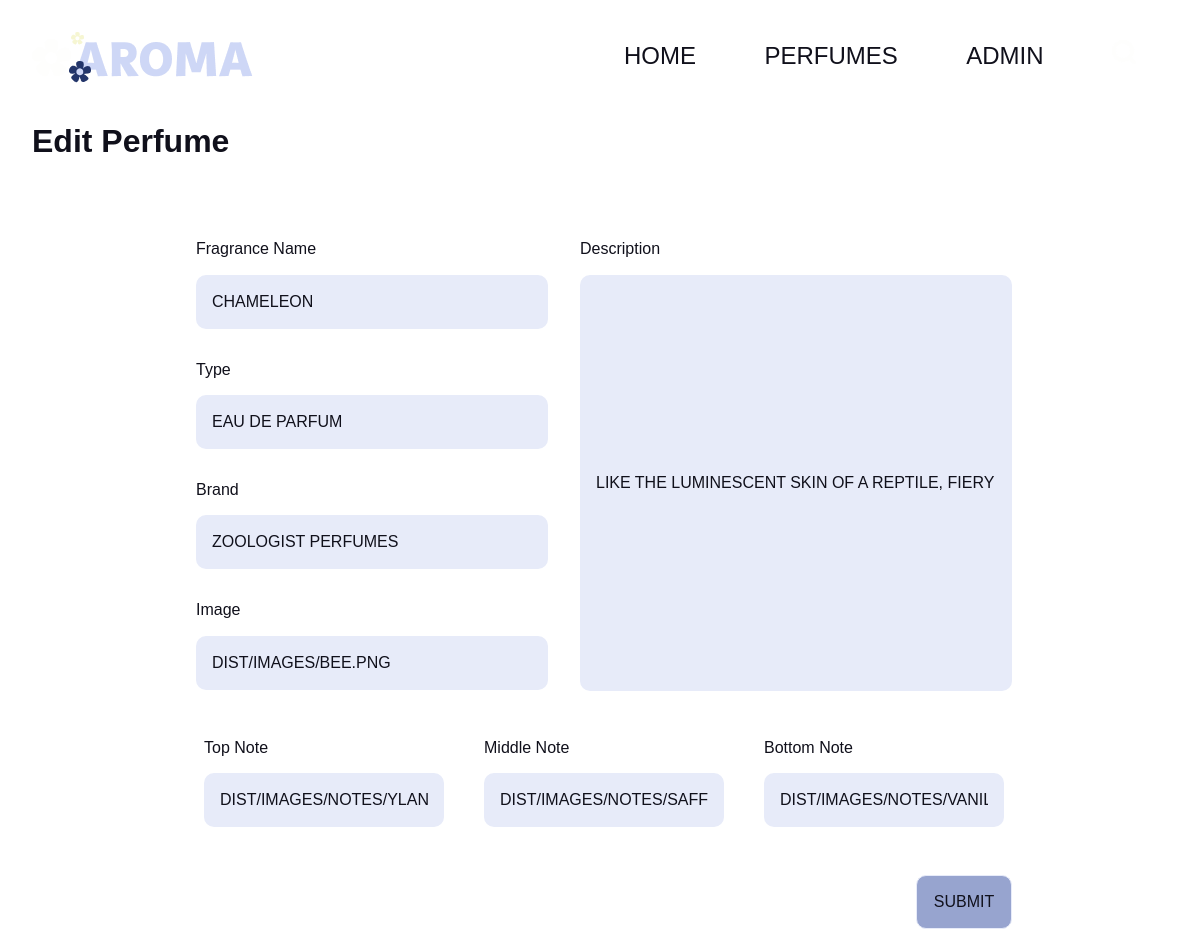
/admin/perfumes/edit.php?id=39, run on an earlier commit of the app's database.
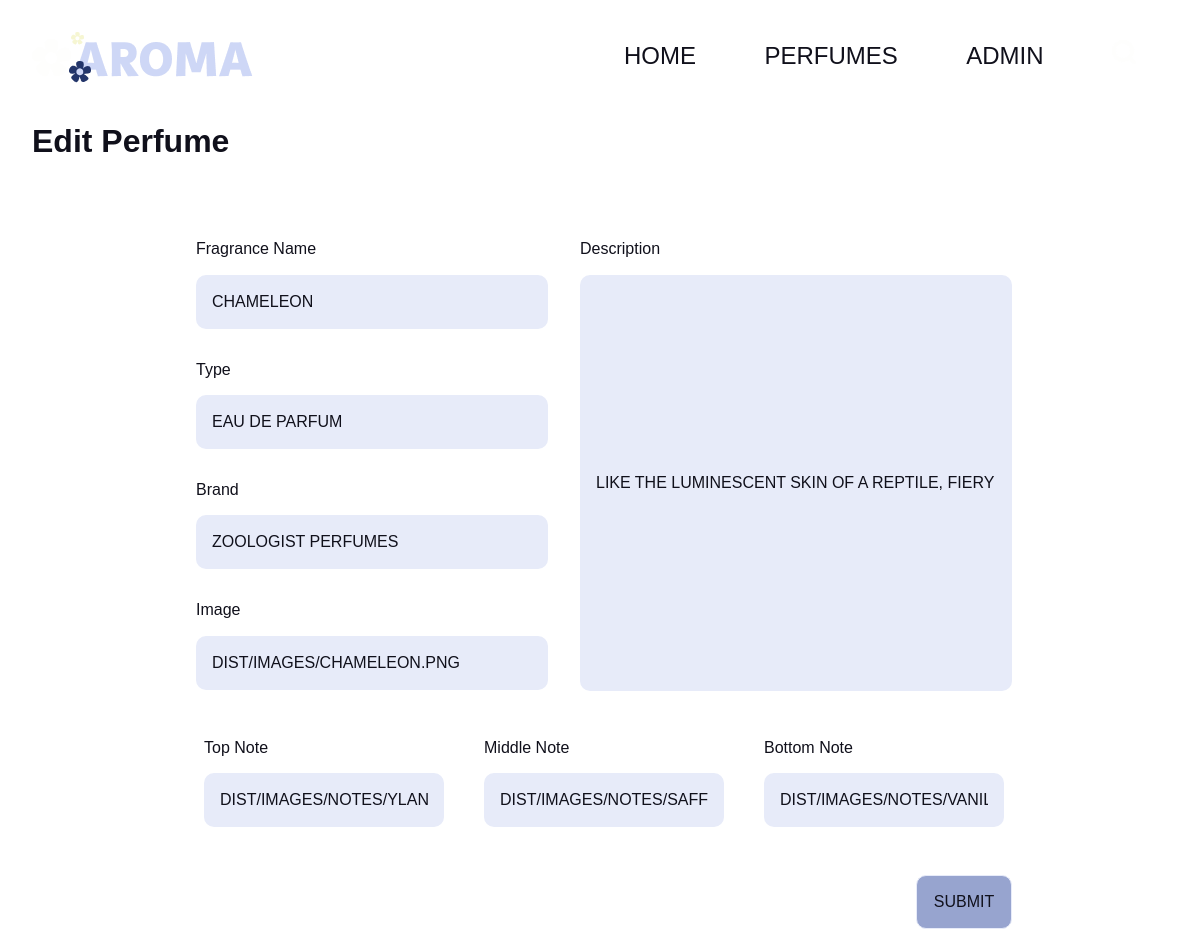
And on a later commit of the database.
### tables this page shows
CREATE TABLE `perfumes` (
  `id` int(11) NOT NULL,
  `perfumeName` varchar(255) NOT NULL,
  `type` varchar(255) NOT NULL,
  `brand` varchar(250) NOT NULL,
  `image` varchar(250) NOT NULL,
  `description` varchar(20000) NOT NULL,
  `topNote` varchar(250) NOT NULL,
  `middleNote` varchar(250) NOT NULL,
  `bottomNote` varchar(250) NOT NULL
);

### public_html/.env.local.php (called while the page is built)
<?php
$APP_CONFIG = [
    'environment' => 'development',
    'site_name' => 'Aroma',
    'site_url' => 'http://localhost:8888',
    'database_host' => 'localhost',
    'database_user' => 'root',
    'database_pass' => 'root',
    'database_name' => 'pretties_idm232',
];

### public_html/_includes/helper-functions.php (called while the page is built, shortened)
<?php
function site_url()
{
    global $APP_CONFIG;
    return $APP_CONFIG['site_url'];
}

### public_html/admin/perfumes/edit.php (the view, shortened to what this page needs)
<?php
include_once __DIR__ . '/../../app.php';
include_once __DIR__ . '/../../_components/header.php';
?>
<?php
$query = "SELECT * FROM perfumes WHERE id = {$_GET['id']}";
$result = mysqli_query($db_connection, $query);
if ($result->num_rows > 0) {
    $perfumes = mysqli_fetch_assoc($result);
} else {
    $error_message = 'perfumes does not exist';
}
?>
<h1 class="perfumes-title">Edit Perfume</h1>
            <form class="create"
              action="<?php echo site_url(); ?>/_includes/process-edit-perfumes.php" method="POST">
            <div class="form-content">
              <div class="row">
                <div class="form-text">
                  <div class="item">
                    <label for="">Fragrance Name</label>
                      <input class="text-input" type="text" name="perfumeName" value="<?php echo $perfumes['perfumeName']?>">
                  </div>
                  <div class="item">
                      <label for="">Type</label>
                      <input class="text-input" type="text" name="type" value="<?php echo $perfumes['type']?>">
                  </div>
                  <div class="item">
                      <label for="">Brand</label>
                      <input class="text-input" type="text" name="brand" value="<?php echo $perfumes['brand']?>">
                  </div>
                  <div class="item">
                      <label for="">Image</label>
                      <input class="text-input" type="text" name="image" value="<?php echo $perfumes['image']?>">
                  </div>
                </div>
                <div class="description-box">
                  <div class="item">
                        <label for="">Description</label>
                        <input class="text-input description-input" type="text" name="description" value="<?php echo $perfumes['description']?>">
                  </div>
                </div>
              </div>
              <div class="notes-input">
                <div class="item">
                    <label for="">Top Note</label>
                    <input class="text-input note-input" type="text" name="topNote" value="<?php echo $perfumes['topNote']?>">
                  </div>
                  <div class="item">
                    <label for="">Middle Note</label>
                    <input class="text-input note-input" type="text" name="middleNote" value="<?php echo $perfumes['middleNote']?>">
                  </div>
                  <div class="item">
                    <label for="">Bottom Note</label>
                    <input class="text-input note-input" type="text" name="bottomNote" value="<?php echo $perfumes['bottomNote']?>">
                  </div>
                </div>
                <div class="submit_button">
                  <input class="submit" type="submit" value="SUBMIT">
              </div>
                </div>
<?php include_once __DIR__ . '/../../_components/footer.php';

### public_html/_components/header.php (shortened to what this page needs)
<!DOCTYPE html>
<html lang="en">
<head>
  <link rel="stylesheet" href="<?php echo site_url(); ?>/dist/styles/main.css">
  <link rel="stylesheet" href="<?php echo site_url(); ?>/dist/styles/normalize.css">
  <link rel="stylesheet" href="https://use.typekit.net/aou7jso.css">
</head>
<body>
  <?php include __DIR__ . '/navigation-main.php'; ?>

### public_html/_components/navigation-main.php (shortened to what this page needs)
<nav>
        <a href="<?php echo site_url(); ?>">
            <img src="<?php echo site_url(); ?>/dist/images/aroma.png" alt="logo">
        </a>
        <div class="menu">
            <a class="nav_item home" href="index.php">HOME</a>
            <a class="nav_item perfumes-nav" href="https://preetivshenoy.com/idm232/final/perfumes.php">PERFUMES</a>
            <a class="nav_item admin" href="https://preetivshenoy.com/idm232/final/admin/perfumes/">ADMIN</a>
            <a class="nav_item" href="perfumes.php">
                <img class="search_icon" src="<?php echo site_url(); ?>/dist/images/search.png" alt="search">
            </a>
        </div>
    </nav>

### public_html/_components/footer.php (shortened to what this page needs)
</body>
</html>

What changed in the data, as far as the page shows it:
changed perfumes "Chameleon": type "Eau De Parfum" → "Eau de Parfum"; image "dist/images/bee.png" → "dist/images/chameleon.png"
